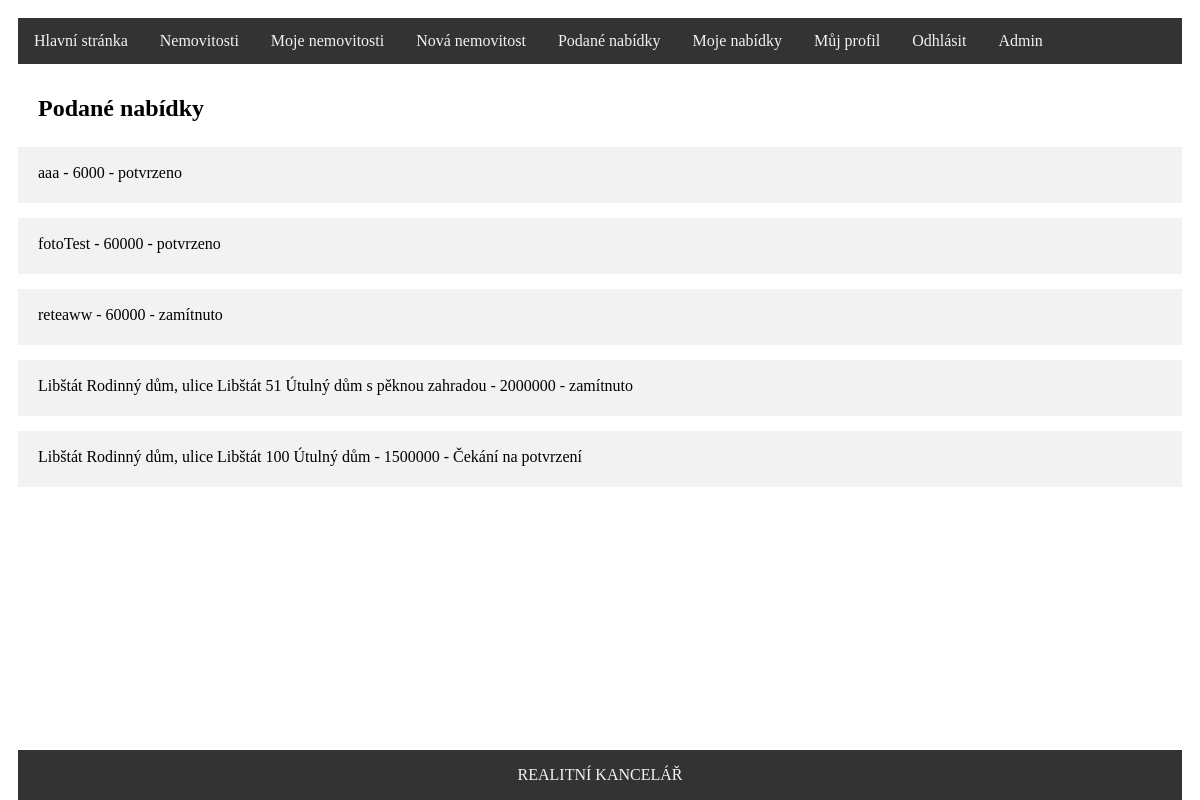
Screenshot of /?page=nabidky (signed in) with the database file from the repository.
### tables this page shows
CREATE TABLE `zajemci_koupe` (
  `id` int(11) NOT NULL,
  `id_nemovitost` int(11) NOT NULL,
  `id_kupujici` int(11) NOT NULL,
  `potvrzeno` tinyint(1) NOT NULL DEFAULT '2'
);

CREATE TABLE `nemovitost` (
  `id` int(11) NOT NULL,
  `text` varchar(200) NOT NULL,
  `popis` text NOT NULL,
  `id_obec` int(11) NOT NULL,
  `cena` int(11) NOT NULL,
  `id_uzivatel` int(3) NOT NULL,
  `prodano` int(1) NOT NULL DEFAULT '0'
);

### controllers/CZajemci_Koupe.php (called while the page is built, shortened)
<?php
class CZajemci_Koupe {
    public static function selectZajemciKoupe($clauseIdVlastnik = NULL, $clauseIdZajemce = NULL) {
        $db = DbInfo::getinfo();
        $index = 0;
        $zajemciKoupe = NULL;
        if ($clauseIdVlastnik != NULL) {
            $select = $db->prepare("SELECT * FROM `nemovitost`, `uzivatele`, `zajemci_koupe` WHERE zajemci_koupe.id_nemovitost = nemovitost.id AND nemovitost.id_uzivatel = ? AND zajemci_koupe.id_kupujici = uzivatele.id ORDER BY id_nemovitost");
            $select->execute([$clauseIdVlastnik]);
            $rows = $select->fetchAll();
            foreach ($rows as $row) {
                $nemovitost = new Nemovitost($row["id_nemovitost"], $row["text"], $row["popis"], $row["cena"], $row["id_obec"], $row["id_uzivatel"]);
                $zajemce = new Uzivatel($row["id_kupujici"], NULL, NULL, NULL, $row["jmeno"], $row["prijmeni"], $row["email"], $row["telefon"]);
                $zajemciKoupe[$index++] = new Zajemci_Koupe($row["id"], $zajemce, $nemovitost, $row["potvrzeno"]);
            }
        } else if ($clauseIdZajemce != NULL) {
            $select = $db->prepare("SELECT * FROM `nemovitost`,`zajemci_koupe` WHERE zajemci_koupe.id_nemovitost = nemovitost.id AND zajemci_koupe.id_kupujici = ?");
            $select->execute([$clauseIdZajemce]);
            $rows = $select->fetchAll();
            foreach ($rows as $row) {
                $nemovitost = new Nemovitost($row["id_nemovitost"], $row["text"], $row["popis"], $row["cena"], $row["id_obec"], $row["id_uzivatel"]);
                $zajemciKoupe[$index++] = new Zajemci_Koupe($row["id"], new Uzivatel($clauseIdZajemce, NULL, NULL, NULL, NULL, NULL, NULL, NULL), $nemovitost, $row["potvrzeno"]);
            }
        }
        return $zajemciKoupe;
    }
}

### model/Zajemci_Koupe.php (called while the page is built, shortened)
<?php
class Zajemci_Koupe {
    private $nemovitost;
    private $potvrzeno;
    public function __construct($id, $uzivatel, $nemovitost, $potvrzeno) {
        $this->nemovitost = $nemovitost;
        $this->potvrzeno = $potvrzeno;
    }
        public function getPotvrzeno() {
        return $this->potvrzeno;
    }
    public function getNemovitost() : Nemovitost{
        return $this->nemovitost;
    }
}

### model/Nemovitost.php (called while the page is built, shortened)
<?php
class Nemovitost {
    private $text;
    private $cena;
    public function __construct($id, $text, $popis, $cena, $id_obec, $id_uzivatel) {
        $this->text = $text;
        $this->cena = $cena;
    }
    public function getText() {
        return $this->text;
    }
    public function getCena() {
        return $this->cena;
    }
}

### nabidky.php (the view, shortened to what this page needs)
<div class="item2">
    <div id="nabidky">
        <h2>Podané nabídky</h2>
        <?php
        $zajemci_koupe = CZajemci_Koupe::selectZajemciKoupe(NULL, $_SESSION["id"]);
        if (sizeof($zajemci_koupe) > 0) {
            foreach ($zajemci_koupe as $row) {
                $nemovitost = $row->getNemovitost();
                if ($row->getPotvrzeno() == 0) {
                    $potvrzeno = "zamítnuto";
                } else if ($row->getPotvrzeno() == 1) {
                    $potvrzeno = "potvrzeno";
                } else if ($row->getPotvrzeno() == 2) {
                    $potvrzeno = "Čekání na potvrzení";
                }
                echo "<div class='row'>";
                echo "<p>";
                echo $nemovitost->getText() . " - ";
                echo $nemovitost->getCena() . " - ";
                echo $potvrzeno;
                echo "</p>";
                echo "</div>";
            }
        } else {
            echo "<div class='row'><p>Nepodal jste zatím žádnou nabídku</p></div>";
        }
        ?>
    </div>
</div>

### styles.css (style rules this page uses)
.item2 { grid-area: main; }
.item2 { margin-bottom: 100px; }
#nabidky h2 { padding: 1px 0px 5px 20px; }
#nabidky .row { padding: 1px 0px 5px 20px; }
.row { margin: 15px 0px 15px 0px; background-color: #f2f2f2; }

### rows the page displays
zajemci_koupe: id_nemovitost.text "aaa", id_nemovitost.cena "6000", id_nemovitost.id_obec "potvrzeno"
zajemci_koupe: id_nemovitost.text "fotoTest", id_nemovitost.cena "60000", potvrzeno "potvrzeno"
zajemci_koupe: id_nemovitost.text "reteaww", id_nemovitost.cena "60000", potvrzeno "zamítnuto"
zajemci_koupe: id_nemovitost.text "Libštát Rodinný dům, ulice Libštát 51 Útulný dům s pěknou zahradou", id_nemovitost.cena "2000000", potvrzeno "zamítnuto"
zajemci_koupe: id_nemovitost.text "Libštát Rodinný dům, ulice Libštát 100 Útulný dům", id_nemovitost.cena "1500000", potvrzeno "Čekání na potvrzení"
